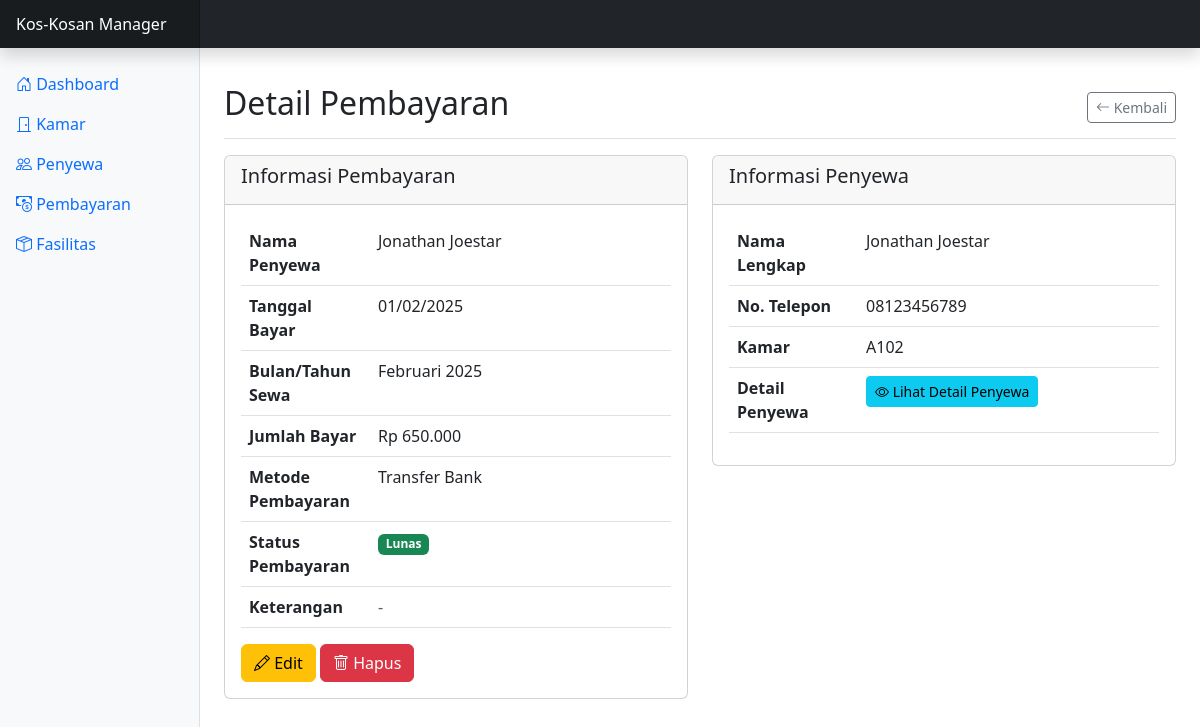
Page /pembayaran.php?action=view&id=2 on the committed database.
### tables this page shows
CREATE TABLE pembayaran (
    id_pembayaran INT AUTO_INCREMENT PRIMARY KEY,
    id_penyewa INT NOT NULL,
    tanggal_bayar DATE NOT NULL,
    jumlah_bayar DECIMAL(10, 2) NOT NULL,
    bulan_sewa VARCHAR(20) NOT NULL,
    tahun_sewa YEAR NOT NULL,
    metode_pembayaran VARCHAR(50) NOT NULL,
    status_pembayaran ENUM('pending', 'lunas', 'gagal') NOT NULL DEFAULT 'pending',
    keterangan TEXT,
    created_at TIMESTAMP DEFAULT CURRENT_TIMESTAMP,
    updated_at TIMESTAMP DEFAULT CURRENT_TIMESTAMP ON UPDATE CURRENT_TIMESTAMP,
    FOREIGN KEY (id_penyewa) REFERENCES penyewa(id_penyewa) ON DELETE CASCADE
);

CREATE TABLE penyewa (
    id_penyewa INT AUTO_INCREMENT PRIMARY KEY,
    id_kamar INT NULL,
    nama_lengkap VARCHAR(100) NOT NULL,
    nik VARCHAR(20) NOT NULL,
    jenis_kelamin ENUM('L', 'P') NOT NULL,
    no_telepon VARCHAR(15) NOT NULL,
    email VARCHAR(100),
    alamat_asal TEXT NOT NULL,
    tanggal_masuk DATE NOT NULL,
    tanggal_keluar DATE,
    created_at TIMESTAMP DEFAULT CURRENT_TIMESTAMP,
    updated_at TIMESTAMP DEFAULT CURRENT_TIMESTAMP ON UPDATE CURRENT_TIMESTAMP,
    FOREIGN KEY (id_kamar) REFERENCES kamar(id_kamar) ON DELETE SET NULL
);

CREATE TABLE kamar (
    id_kamar INT AUTO_INCREMENT PRIMARY KEY,
    nomor_kamar VARCHAR(10) NOT NULL,
    lantai INT NOT NULL,
    ukuran VARCHAR(20) NOT NULL,
    harga_sewa DECIMAL(10, 2) NOT NULL,
    status ENUM('kosong', 'terisi') NOT NULL DEFAULT 'kosong',
    deskripsi TEXT,
    created_at TIMESTAMP DEFAULT CURRENT_TIMESTAMP,
    updated_at TIMESTAMP DEFAULT CURRENT_TIMESTAMP ON UPDATE CURRENT_TIMESTAMP
);

### class/Pembayaran.php (called while the page is built, shortened)
<?php
class Pembayaran {
    private $conn;
    private $table_name = "pembayaran";
    public $id_pembayaran;
    public function __construct($db) {
        $this->conn = $db;
    }
    public function getOne() {
        $query = "SELECT p.*, py.nama_lengkap
                  FROM " . $this->table_name . " p
                  INNER JOIN penyewa py ON p.id_penyewa = py.id_penyewa
                  WHERE p.id_pembayaran = :id";
        $stmt = $this->conn->prepare($query);
        $this->id_pembayaran = htmlspecialchars(strip_tags($this->id_pembayaran));
        $stmt->bindParam(":id", $this->id_pembayaran);
        $stmt->execute();
        $row = $stmt->fetch(PDO::FETCH_ASSOC);
        if($row) {
            $this->id_penyewa = $row['id_penyewa'];
            $this->tanggal_bayar = $row['tanggal_bayar'];
            $this->jumlah_bayar = $row['jumlah_bayar'];
            $this->bulan_sewa = $row['bulan_sewa'];
            $this->tahun_sewa = $row['tahun_sewa'];
            $this->metode_pembayaran = $row['metode_pembayaran'];
            $this->status_pembayaran = $row['status_pembayaran'];
            $this->keterangan = $row['keterangan'];
            $this->nama_penyewa = $row['nama_lengkap'];
            return true;
        }
        return false;
    }
}
?>

### class/Penyewa.php (called while the page is built, shortened)
<?php
class Penyewa {
    private $conn;
    private $table_name = "penyewa";
    public $id_penyewa;
    public function __construct($db) {
        $this->conn = $db;
    }
    public function getOne() {
        $query = "SELECT p.*, k.nomor_kamar
                  FROM " . $this->table_name . " p
                  LEFT JOIN kamar k ON p.id_kamar = k.id_kamar
                  WHERE p.id_penyewa = :id";
        $stmt = $this->conn->prepare($query);
        $this->id_penyewa = htmlspecialchars(strip_tags($this->id_penyewa));
        $stmt->bindParam(":id", $this->id_penyewa);
        $stmt->execute();
        $row = $stmt->fetch(PDO::FETCH_ASSOC);
        if($row) {
            $this->id_kamar = $row['id_kamar'];
            $this->nama_lengkap = $row['nama_lengkap'];
            $this->no_telepon = $row['no_telepon'];
            $this->nomor_kamar = $row['nomor_kamar'];
            return true;
        }
        return false;
    }
}
?>

### view/pembayaran/detail.php (the view)
<div class="d-flex justify-content-between flex-wrap flex-md-nowrap align-items-center pt-3 pb-2 mb-3 border-bottom">
    <h1 class="h2">Detail Pembayaran</h1>
    <div class="btn-toolbar mb-2 mb-md-0">
        <a href="pembayaran.php" class="btn btn-sm btn-outline-secondary">
            <i class="bi bi-arrow-left"></i> Kembali
        </a>
    </div>
</div>
<div class="row">
    <div class="col-md-6">
        <div class="card mb-4">
            <div class="card-header">
                <h5>Informasi Pembayaran</h5>
            </div>
            <div class="card-body">
                <table class="table">
                    <tr>
                        <th width="30%">Nama Penyewa</th>
                        <td><?php echo $pembayaran->nama_penyewa; ?></td>
                    </tr>
                    <tr>
                        <th>Tanggal Bayar</th>
                        <td><?php echo date('d/m/Y', strtotime($pembayaran->tanggal_bayar)); ?></td>
                    </tr>
                    <tr>
                        <th>Bulan/Tahun Sewa</th>
                        <td><?php echo $pembayaran->bulan_sewa . ' ' . $pembayaran->tahun_sewa; ?></td>
                    </tr>
                    <tr>
                        <th>Jumlah Bayar</th>
                        <td>Rp <?php echo number_format($pembayaran->jumlah_bayar, 0, ',', '.'); ?></td>
                    </tr>
                    <tr>
                        <th>Metode Pembayaran</th>
                        <td><?php echo $pembayaran->metode_pembayaran; ?></td>
                    </tr>
                    <tr>
                        <th>Status Pembayaran</th>
                        <td>
                            <?php
                            if($pembayaran->status_pembayaran == 'lunas') {
                                echo "<span class='badge bg-success'>Lunas</span>";
                            } elseif($pembayaran->status_pembayaran == 'pending') {
                                echo "<span class='badge bg-warning'>Pending</span>";
                            } else {
                                echo "<span class='badge bg-danger'>Gagal</span>";
                            }
                            ?>
                        </td>
                    </tr>
                    <tr>
                        <th>Keterangan</th>
                        <td><?php echo $pembayaran->keterangan ? $pembayaran->keterangan : '<span class="text-muted">-</span>'; ?></td>
                    </tr>
                </table>
                <div class="mt-3">
                    <a href="pembayaran.php?action=edit&id=<?php echo $pembayaran->id_pembayaran; ?>" class="btn btn-warning">
                        <i class="bi bi-pencil"></i> Edit
                    </a>
                    <a href="pembayaran.php?action=delete&id=<?php echo $pembayaran->id_pembayaran; ?>" class="btn btn-danger" onclick="return confirm('Apakah Anda yakin ingin menghapus pembayaran ini?')">
                        <i class="bi bi-trash"></i> Hapus
                    </a>
                </div>
            </div>
        </div>
    </div>
    <div class="col-md-6">
        <div class="card">
            <div class="card-header">
                <h5>Informasi Penyewa</h5>
            </div>
            <div class="card-body">
                <?php
                $penyewa->id_penyewa = $pembayaran->id_penyewa;
                $penyewa->getOne();
                ?>
                <table class="table">
                    <tr>
                        <th width="30%">Nama Lengkap</th>
                        <td><?php echo $penyewa->nama_lengkap; ?></td>
                    </tr>
                    <tr>
                        <th>No. Telepon</th>
                        <td><?php echo $penyewa->no_telepon; ?></td>
                    </tr>
                    <tr>
                        <th>Kamar</th>
                        <td>
                            <?php
                            if($penyewa->id_kamar) {
                                echo $penyewa->nomor_kamar;
                            } else {
                                echo '<span class="text-muted">-</span>';
                            }
                            ?>
                        </td>
                    </tr>
                    <tr>
                        <th>Detail Penyewa</th>
                        <td>
                            <a href="penyewa.php?action=view&id=<?php echo $penyewa->id_penyewa; ?>" class="btn btn-sm btn-info">
                                <i class="bi bi-eye"></i> Lihat Detail Penyewa
                            </a>
                        </td>
                    </tr>
                </table>
            </div>
        </div>
    </div>
</div>

### rows in the picture
pembayaran: id_penyewa.nama_lengkap "Jonathan Joestar", tanggal_bayar "01/02/2025", bulan_sewa "Februari", tahun_sewa "2025", jumlah_bayar "650.000", metode_pembayaran "Transfer Bank"
penyewa: nama_lengkap "Jonathan Joestar", no_telepon "08123456789", id_kamar.nomor_kamar "A102"
